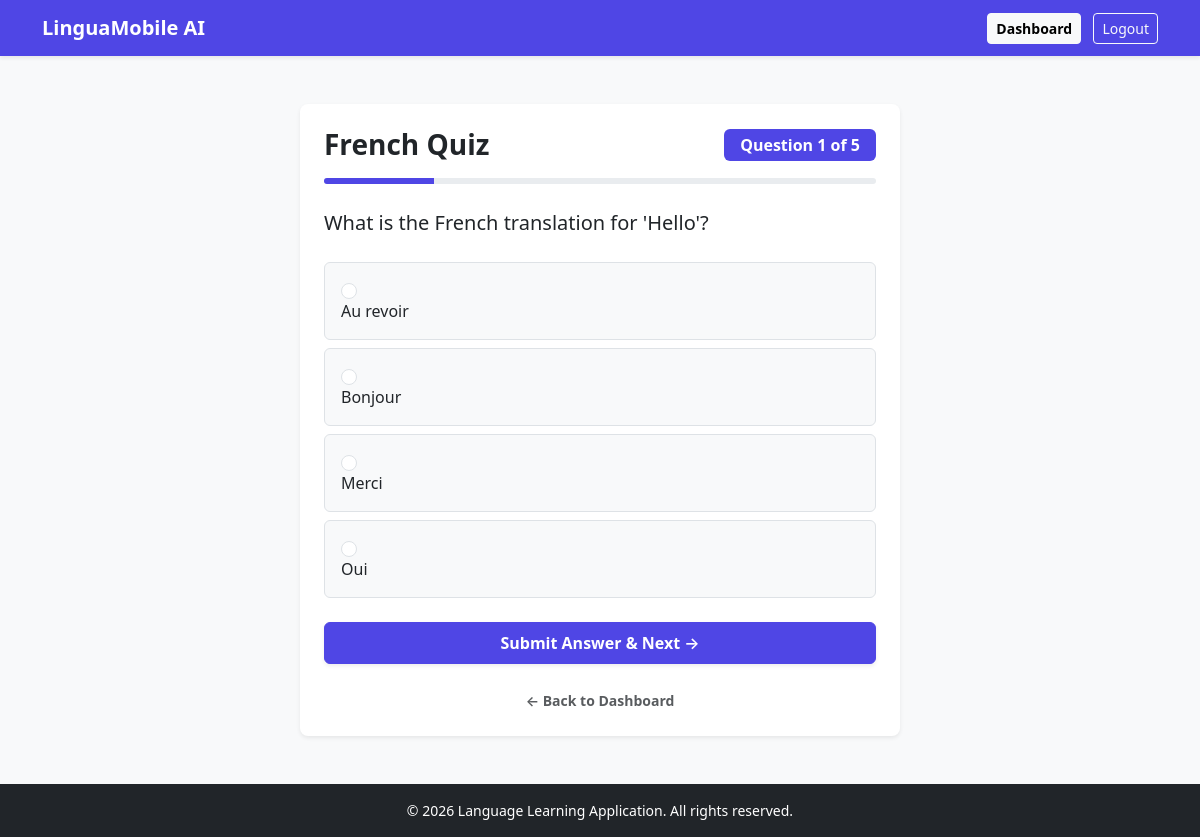
The app's page /quiz/1 (signed in) with its own data.
### tables this page shows
CREATE TABLE languages (
            id INTEGER PRIMARY KEY AUTOINCREMENT,
            name TEXT UNIQUE NOT NULL,
            code TEXT UNIQUE NOT NULL
        );

CREATE TABLE quiz (
            id INTEGER PRIMARY KEY AUTOINCREMENT,
            language_id INTEGER,
            question TEXT NOT NULL,
            option_a TEXT NOT NULL,
            option_b TEXT NOT NULL,
            option_c TEXT NOT NULL,
            option_d TEXT NOT NULL,
            answer TEXT NOT NULL,
            explanation TEXT NOT NULL,
            FOREIGN KEY (language_id) REFERENCES languages(id) ON DELETE CASCADE
        );

### app.py (the view, shortened to what this page needs)
@app.route('/quiz/<int:lang_id>', methods=['GET', 'POST'])
def quiz(lang_id):
    if 'user' not in session:
        return redirect(url_for('login'))
    if 'quiz_lang_id' not in session or session['quiz_lang_id'] != lang_id or 'quiz_questions' not in session:
        conn = get_db_connection()
        cursor = conn.cursor()
        cursor.execute("SELECT * FROM quiz WHERE language_id = ? LIMIT 50", (lang_id,))
        questions = cursor.fetchall()
        cursor.close()
        conn.close()
        if not questions:
            flash('No questions available for this language yet.', 'warning')
            return redirect(url_for('dashboard'))
        session['quiz_lang_id'] = lang_id
        session['quiz_questions'] = [q['id'] for q in questions]
        session['current_index'] = 0
        session['score'] = 0
        session['answers_history'] = []
    questions_ids = session['quiz_questions']
    current_index = session['current_index']
    if current_index >= len(questions_ids):
        return redirect(url_for('quiz_result'))
    current_q_id = questions_ids[current_index]
    conn = get_db_connection()
    cursor = conn.cursor()
    cursor.execute("SELECT * FROM quiz WHERE id = ?", (current_q_id,))
    quiz_data = cursor.fetchone()
    cursor.execute("SELECT * FROM languages WHERE id = ?", (lang_id,))
    language = cursor.fetchone()
    cursor.close()
    conn.close()
    return render_template('quiz.html', quiz=quiz_data, language=language, current_num=current_index + 1, total_num=len(questions_ids))

### app.py (called while the page is built)
def get_db_connection():
    conn = sqlite3.connect(DB_PATH)
    conn.row_factory = sqlite3.Row
    return conn

### templates/quiz.html
{% extends "base.html" %}
{% block content %}
<div class="card shadow-sm mx-auto p-4 border-0 rounded-3" style="max-width: 600px;">
    <div class="d-flex justify-content-between align-items-center mb-3">
        <h3 class="fw-bold text-dark mb-0">{{ language.name }} Quiz</h3>
        <span class="badge px-3 py-2 fs-6 text-white" style="background-color: #4f46e5;">Question {{ current_num }} of {{ total_num }}</span>
    </div>
    <div class="progress mb-4" style="height: 6px;">
        <div class="progress-bar" role="progressbar" style="width: {{ (current_num / total_num) * 100 }}%; background-color: #4f46e5;" aria-valuenow="{{ current_num }}" aria-valuemin="0" aria-valuemax="{{ total_num }}"></div>
    </div>
    <form method="POST">
        <p class="fs-5 fw-medium text-dark mb-4">{{ quiz.question }}</p>
        <div class="form-check p-3 mb-2 border rounded bg-light">
            <input class="form-check-input ms-0 me-2" type="radio" name="option" value="{{ quiz.option_a }}" id="opt1" required>
            <label class="form-check-label w-100 cursor-pointer" for="opt1">{{ quiz.option_a }}</label>
        </div>
        <div class="form-check p-3 mb-2 border rounded bg-light">
            <input class="form-check-input ms-0 me-2" type="radio" name="option" value="{{ quiz.option_b }}" id="opt2">
            <label class="form-check-label w-100 cursor-pointer" for="opt2">{{ quiz.option_b }}</label>
        </div>
        <div class="form-check p-3 mb-2 border rounded bg-light">
            <input class="form-check-input ms-0 me-2" type="radio" name="option" value="{{ quiz.option_c }}" id="opt3">
            <label class="form-check-label w-100 cursor-pointer" for="opt3">{{ quiz.option_c }}</label>
        </div>
        <div class="form-check p-3 mb-4 border rounded bg-light">
            <input class="form-check-input ms-0 me-2" type="radio" name="option" value="{{ quiz.option_d }}" id="opt4">
            <label class="form-check-label w-100 cursor-pointer" for="opt4">{{ quiz.option_d }}</label>
        </div>
        <button type="submit" class="btn text-white w-100 py-2 fw-semibold shadow-sm" style="background-color: #4f46e5; border-color: #4f46e5;">Submit Answer & Next →</button>
    </form>
    <div class="mt-4 text-center">
        <a href="{{ url_for('dashboard') }}" class="text-decoration-none small fw-semibold text-muted">← Back to Dashboard</a>
    </div>
</div>
{% endblock %}

### records on screen
languages: name "French"
quiz: question "What is the French translation for 'Hello'?", option_a "Au revoir", option_b "Bonjour", option_c "Merci", option_d "Oui"

### other values on screen
{{ current_num }} "1"
{{ total_num }} "5"
